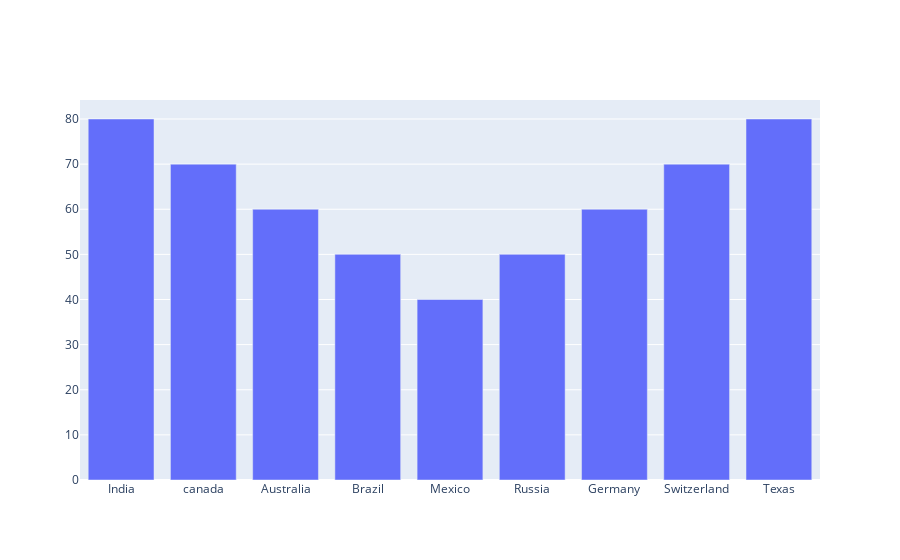

This figure's notebook cell:
### Code cell
#Bar chart

init_notebook_mode(connected = True) 

# countries on x-axis 
countries=['India', 'canada', 
		'Australia','Brazil', 
		'Mexico','Russia', 
		'Germany','Switzerland', 
		'Texas'] 

# plotting corresponding y for each 
# country in x 
fig = go.Figure([go.Bar(x=countries, 
						y=[80,70,60,50, 
						40,50,60,70,80])]) 

fig.show()

### Figure 1 — Plotly figure (JSON) as saved in the notebook; plotly's stock layout.template omitted (floating-point values rounded to 4 significant figures)
{"data": [{"type": "bar", "x": ["India", "canada", "Australia", "Brazil", "Mexico", "Russia", "Germany", "Switzerland", "Texas"], "y": [80, 70, 60, 50, 40, 50, 60, 70, 80]}], "layout": {}}
